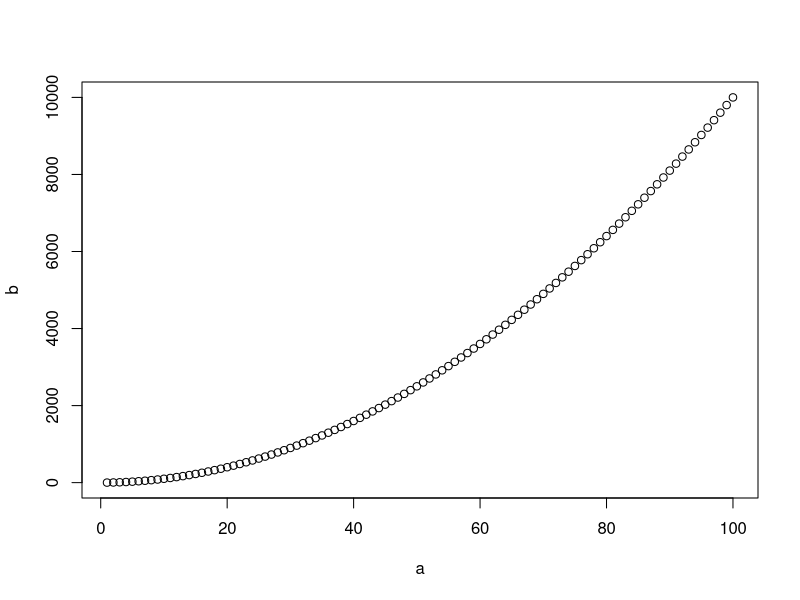
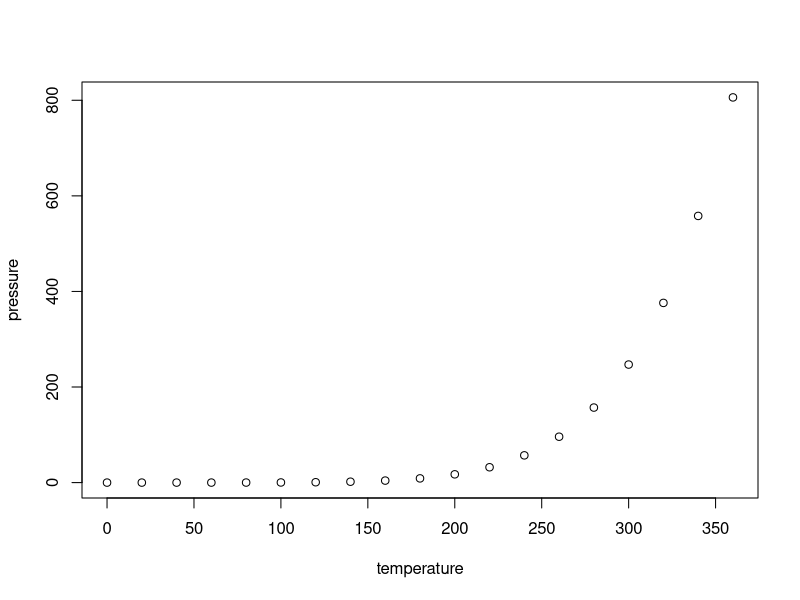

Recreate these plots in R, in order.
## ---- chunk 1
a<-c(1:100)
b<-a^2
plot(b~a)
## ---- chunk 2
plot(pressure)
